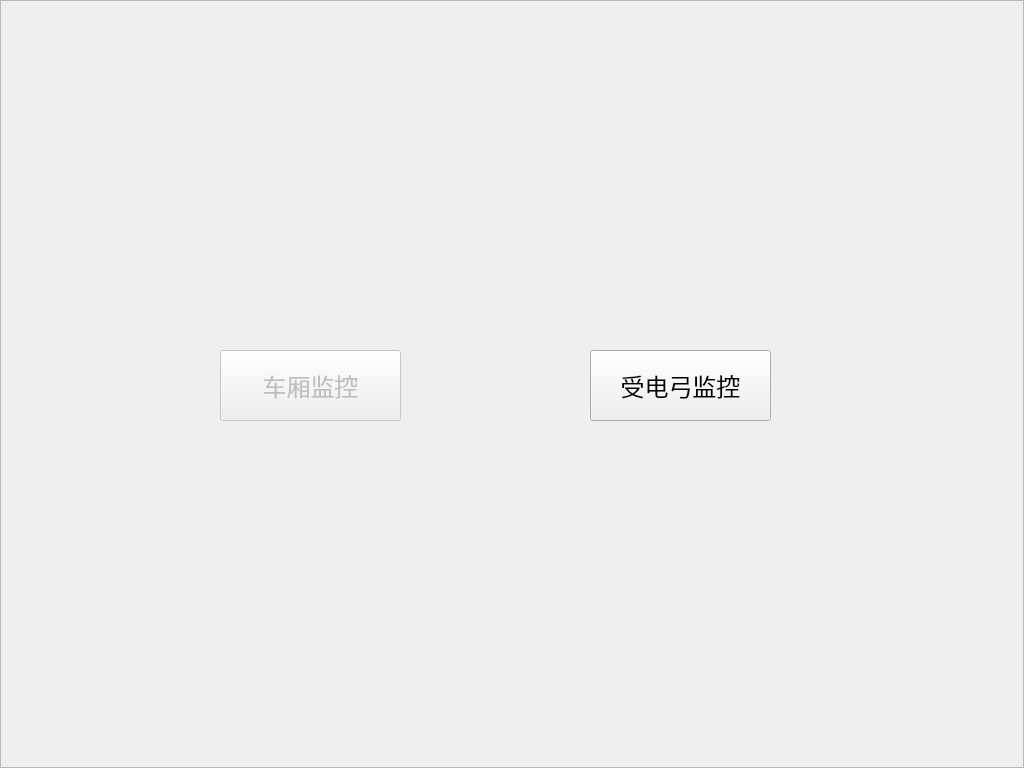
<?xml version="1.0" encoding="UTF-8"?>
<ui version="4.0">
 <class>choiceLoginDevWidget</class>
 <widget class="QWidget" name="choiceLoginDevWidget">
  <property name="geometry">
   <rect>
    <x>0</x>
    <y>0</y>
    <width>1024</width>
    <height>768</height>
   </rect>
  </property>
  <property name="windowTitle">
   <string>Form</string>
  </property>
  <widget class="QFrame" name="frame">
   <property name="geometry">
    <rect>
     <x>0</x>
     <y>0</y>
     <width>1024</width>
     <height>768</height>
    </rect>
   </property>
   <property name="styleSheet">
    <string notr="true"> #frame { 
	background-image: url(:/res/background1.png);
  } 
 #frame * { 
    background-image:url(); 
 }</string>
   </property>
   <property name="frameShape">
    <enum>QFrame::StyledPanel</enum>
   </property>
   <property name="frameShadow">
    <enum>QFrame::Raised</enum>
   </property>
   <widget class="QPushButton" name="pvmsPushButton">
    <property name="geometry">
     <rect>
      <x>590</x>
      <y>350</y>
      <width>181</width>
      <height>71</height>
     </rect>
    </property>
    <property name="font">
     <font>
      <pointsize>18</pointsize>
     </font>
    </property>
    <property name="styleSheet">
     <string notr="true"/>
    </property>
    <property name="text">
     <string>受电弓监控</string>
    </property>
   </widget>
   <widget class="QPushButton" name="cvmsPushButton">
    <property name="enabled">
     <bool>false</bool>
    </property>
    <property name="geometry">
     <rect>
      <x>220</x>
      <y>350</y>
      <width>181</width>
      <height>71</height>
     </rect>
    </property>
    <property name="font">
     <font>
      <pointsize>18</pointsize>
     </font>
    </property>
    <property name="text">
     <string>车厢监控</string>
    </property>
   </widget>
  </widget>
 </widget>
 <resources/>
 <connections/>
</ui>
